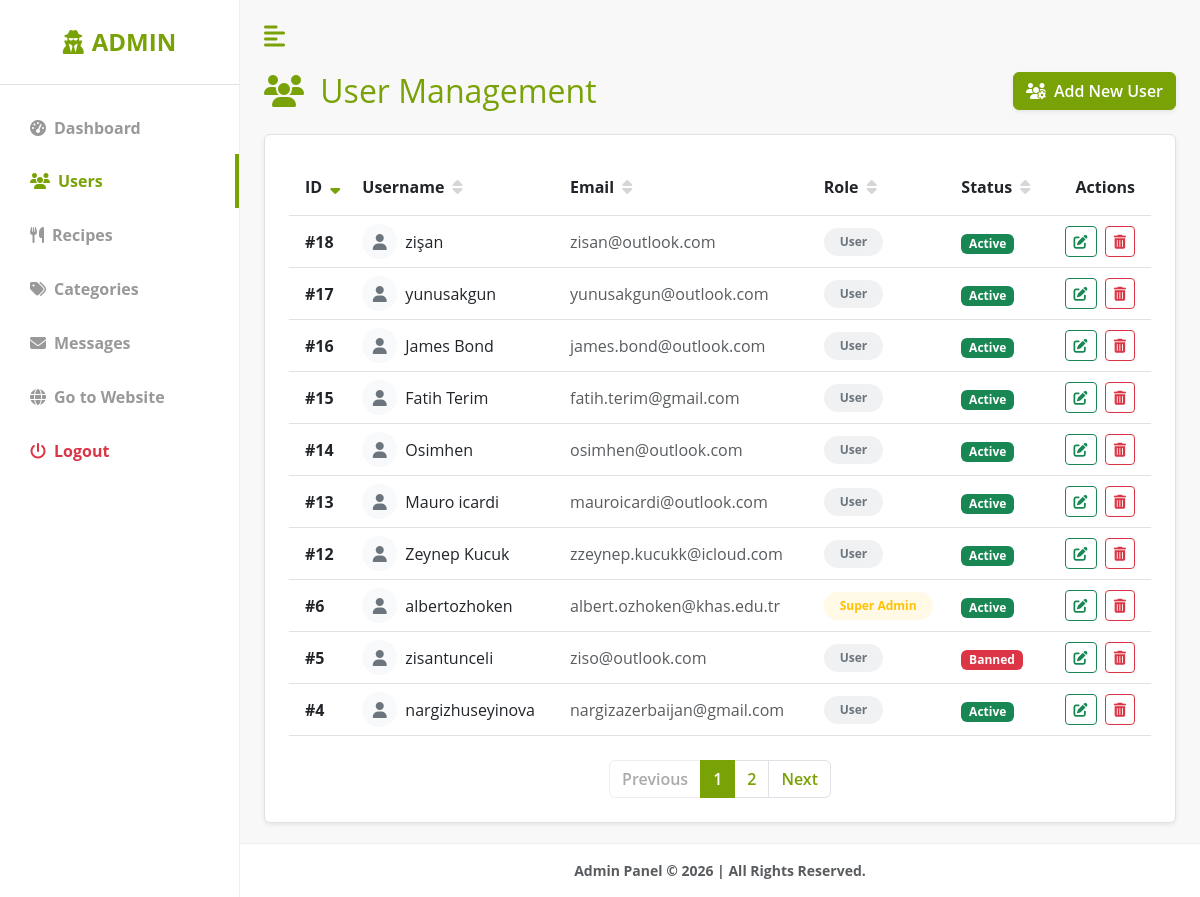
Screenshot of /recipe_of_the_day/admin/users/index.php (signed in) with the database file from the repository.
### tables this page shows
CREATE TABLE `users` (
  `id` int unsigned NOT NULL AUTO_INCREMENT,
  `username` varchar(50) NOT NULL,
  `email` varchar(100) NOT NULL,
  `PASSWORD` varchar(255) NOT NULL,
  `role` tinyint NOT NULL DEFAULT '0',
  `is_banned` tinyint(1) NOT NULL DEFAULT '0',
  `created_at` datetime DEFAULT CURRENT_TIMESTAMP,
  `updated_at` datetime DEFAULT CURRENT_TIMESTAMP ON UPDATE CURRENT_TIMESTAMP,
  PRIMARY KEY (`id`),
  UNIQUE KEY `unique_username` (`username`),
  UNIQUE KEY `unique_email` (`email`),
  KEY `idx_role` (`role`),
  KEY `idx_is_banned` (`is_banned`)
);

### recipe_of_the_day/admin/users/index.php (the view, shortened to what this page needs)
<?php
require_once "../header.php";
$limit = 10;
$page = isset($_GET['page']) && is_numeric($_GET['page']) ? (int)$_GET['page'] : 1;
$offset = ($page - 1) * $limit;
$sort = isset($_GET['sort']) ? $_GET['sort'] : 'id';
$order = isset($_GET['order']) ? strtoupper($_GET['order']) : 'DESC';
$order = ($order === 'ASC') ? 'ASC' : 'DESC';
$next_order = ($order === 'ASC') ? 'DESC' : 'ASC';
$total_stmt = $pdo->query("SELECT COUNT(*) FROM users");
$total_rows = $total_stmt->fetchColumn();
$total_pages = ceil($total_rows / $limit);
$sql = "SELECT * FROM users ORDER BY $sort $order LIMIT :limit OFFSET :offset";
$stmt = $pdo->prepare($sql);
$stmt->bindValue(':limit', $limit, PDO::PARAM_INT);
$stmt->bindValue(':offset', $offset, PDO::PARAM_INT);
$stmt->execute();
$users = $stmt->fetchAll();
function sortIcon($column, $current_sort, $current_order) {
    if ($column !== $current_sort) {
        return '<i class="fas fa-sort text-muted opacity-25 ms-1"></i>';
    }
    return $current_order === 'ASC'
        ? '<i class="fas fa-sort-up ms-1" style="color: var(--main-text-color);"></i>'
        : '<i class="fas fa-sort-down ms-1" style="color: var(--main-text-color);"></i>';
}
?>
<div class="d-flex justify-content-between align-items-center mb-4">
    <h1 class="fs-2 m-0 primary-text">
    <i class="fas fa-users me-2 primary-text"></i> User Management</h1>
    <a href="create.php" class="btn btn-primary shadow-sm">
        <i class="fas fa-users-cog me-2"></i>Add New User
    </a>
</div>
<div class="bg-white p-4 rounded shadow-sm border">
    <div class="table-responsive">
        <table class="table table-hover align-middle mb-0">
            <thead class="bg-light">
                <tr>
                    <th scope="col" class="py-3 ps-3">
                        <a href="?page=<?= $page ?>&sort=id&order=<?= $next_order ?>" class="text-decoration-none text-dark">
                            ID <?= sortIcon('id', $sort, $order) ?>
                        </a>
                    </th>
                    <th scope="col" class="py-3">
                        <a href="?page=<?= $page ?>&sort=username&order=<?= $next_order ?>" class="text-decoration-none text-dark">
                            Username <?= sortIcon('username', $sort, $order) ?>
                        </a>
                    </th>
                    <th scope="col" class="py-3">
                        <a href="?page=<?= $page ?>&sort=email&order=<?= $next_order ?>" class="text-decoration-none text-dark">
                            Email <?= sortIcon('email', $sort, $order) ?>
                        </a>
                    </th>
                    <th scope="col" class="py-3">
                        <a href="?page=<?= $page ?>&sort=role&order=<?= $next_order ?>" class="text-decoration-none text-dark">
                            Role <?= sortIcon('role', $sort, $order) ?>
                        </a>
                    </th>
                    <th scope="col" class="py-3">
                        <a href="?page=<?= $page ?>&sort=is_banned&order=<?= $next_order ?>" class="text-decoration-none text-dark">
                            Status <?= sortIcon('is_banned', $sort, $order) ?>
                        </a>
                    </th>
                    <th scope="col" class="py-3 text-end pe-3">Actions</th>
                </tr>
            </thead>
            <tbody>
                <?php if (count($users) == 0): ?>
                    <tr>
                        <td colspan="6" class="text-center py-4 text-muted">No users found.</td>
                    </tr>
                <?php else:
                    foreach ($users as $user): ?>
                    <tr>
                        <td class="ps-3 fw-bold">#<?= $user['id'] ?></td>
                        <td>
                            <div class="d-flex align-items-center">
                                <div class="bg-light rounded-circle d-flex justify-content-center align-items-center me-2" style="width: 35px; height: 35px;">
                                    <i class="fas fa-user text-secondary"></i>
                                </div>
                                <span><?= htmlspecialchars($user['username']) ?></span>
                            </div>
                        </td>
                        <td class="text-muted"><?= htmlspecialchars($user['email']) ?></td>
                        <td>
                            <?php if($user['role'] === 1): ?>
                                <span class="badge bg-primary bg-opacity-10 text-primary px-3 py-2 rounded-pill">
                                    Admin
                                </span>
                            <?php elseif($user['role'] === 2): ?>
                                <span class="badge bg-warning bg-opacity-10 text-warning px-3 py-2 rounded-pill">
                                    Super Admin
                                </span>
                            <?php else: ?>
                                <span class="badge bg-secondary bg-opacity-10 text-secondary px-3 py-2 rounded-pill">
                                    User
                                </span>
                            <?php endif; ?>
                        </td>
                        <td>
                            <?php if($user['is_banned']): ?>
                                <span class="badge bg-danger">Banned</span>
                            <?php else: ?>
                                <span class="badge bg-success">Active</span>
                            <?php endif; ?>
                        </td>
                        <td class="text-end pe-3" style="white-space: nowrap;">
                            <a href="update.php?id=<?= $user['id'] ?>" class="btn btn-sm btn-outline-success me-1">
                                <i class="fas fa-edit"></i>
                            </a>
                            <a href="delete.php?id=<?= $user['id'] ?>" class="btn btn-sm btn-outline-danger" onclick="return confirm('Delete user?');">
                                <i class="fas fa-trash-alt"></i>
                            </a>
                        </td>
                    </tr>
                <?php endforeach; endif; ?>
            </tbody>
        </table>
    </div>
    <?php if ($total_pages > 1): ?>
    <nav aria-label="Page navigation" class="mt-4">
        <ul class="pagination justify-content-center mb-0">
            <li class="page-item <?= ($page <= 1) ? 'disabled' : '' ?>">
                <a class="page-link" href="?page=<?= $page - 1 ?>&sort=<?= $sort ?>&order=<?= $order ?>">Previous</a>
            </li>
            <?php for ($i = 1; $i <= $total_pages; $i++): ?>
                <li class="page-item <?= ($page == $i) ? 'active' : '' ?>">
                    <a class="page-link" href="?page=<?= $i ?>&sort=<?= $sort ?>&order=<?= $order ?>"><?= $i ?></a>
                </li>
            <?php endfor; ?>
            <li class="page-item <?= ($page >= $total_pages) ? 'disabled' : '' ?>">
                <a class="page-link" href="?page=<?= $page + 1 ?>&sort=<?= $sort ?>&order=<?= $order ?>">Next</a>
            </li>
        </ul>
    </nav>
    <?php endif; ?>
</div>
<?php require_once "../footer.php"; ?>

### recipe_of_the_day/admin/admin.css (style rules this page uses)
html, body { height: 100%; margin: 0; padding: 0; font-family: 'Open Sans', sans-serif; background-color: #f8f8f8; }
:root { --main-bg-color: #79a206; --main-text-color: #79a206; --second-text-color: #999; --second-bg-color: #f9fdf5; }
a.btn.btn-primary.shadow-sm, .btn.btn-primary.shadow-sm { background-color: var(--main-bg-color) !important; border-color: var(--main-bg-color) !important; color: #ffffff !important; font-weight: 600; }
.btn.btn-sm.btn-outline-danger { color: #dc3545 !important; border-color: #dc3545 !important; background-color: transparent !important; }
thead th a .fa-sort-up, thead th a .fa-sort-down { color: var(--main-text-color) !important; }
.pagination .page-item.active .page-link { background-color: var(--main-bg-color) !important; border-color: var(--main-bg-color) !important; color: #ffffff !important; }
.pagination .page-link { color: var(--main-text-color) !important; font-weight: 600; }
.pagination .page-item.disabled .page-link { color: #aaa !important; background-color: #ffffff !important; border-color: #eee !important; }
td.text-end.pe-3 .btn.btn-sm { margin-right: 0.25rem; }
td.text-end.pe-3 .btn.btn-sm:last-child { margin-right: 0; }
.primary-text { color: var(--main-text-color); }

### rows the page displays
users: id "18", username "zişan", email "zisan@outlook.com", role "User", is_banned "Active"
users: id "17", username "yunusakgun", email "yunusakgun@outlook.com", role "User", is_banned "Active"
users: id "16", username "James Bond", email "james.bond@outlook.com", role "User", is_banned "Active"
users: id "15", username "Fatih Terim", email "fatih.terim@gmail.com", role "User", is_banned "Active"
users: id "14", username "Osimhen", email "osimhen@outlook.com", role "User", is_banned "Active"
users: id "13", username "Mauro icardi", email "mauroicardi@outlook.com", role "User", is_banned "Active"
users: id "12", username "Zeynep Kucuk", email "zzeynep.kucukk@icloud.com", role "User", is_banned "Active"
users: id "6", username "albertozhoken", email "albert.ozhoken@khas.edu.tr", role "Super Admin", is_banned "Active"
users: id "5", username "zisantunceli", email "ziso@outlook.com", role "User", is_banned "Banned"
users: id "4", username "nargizhuseyinova", email "nargizazerbaijan@gmail.com", role "User", is_banned "Active"
